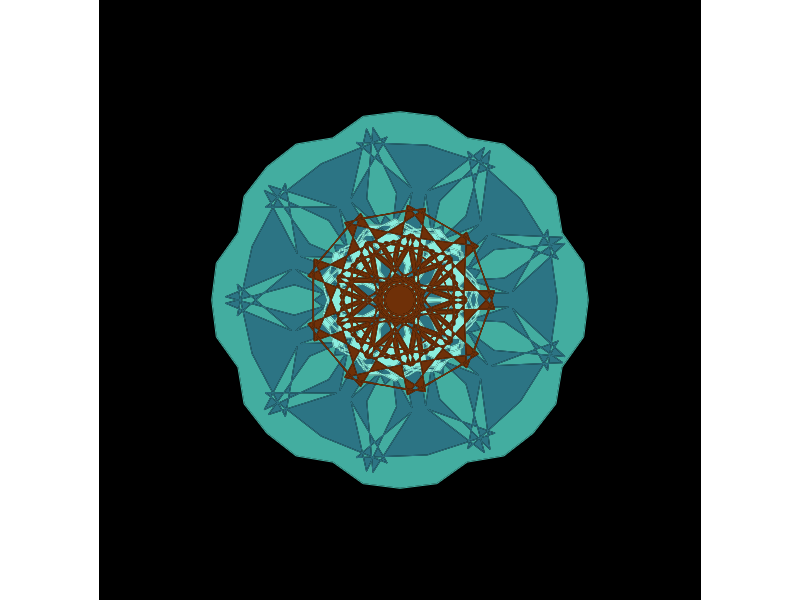

Reproduce this figure in MATLAB. (Note: this script raises an error after producing the figure.)
% ------------------------------------------
%    fractalmaker.m
%      by Shinya Yamamoto
%      last modified on 08/30/11 at AIST
%      Modified by HFK in SKKU, 2017/7/14 for tiff orignal tiff export
% ------------------------------------------
clc; clear all; close all;

fractaldirectory='/Users/prof.f/Documents/Fractal';

disp('=======================================================')
disp('                 Fractal Maker                         ')
disp('=======================================================')
disp(' ')
cd('/Users/prof.f/Documents/Fractal')
[s, mess, messid] = mkdir('fractals');
cd('rev_fractals');
%rand('twister',sum(100*clock))
rng(sum(100*clock),'twister') %seeding


for series=[1:10] % make 10 series
    cd(fractaldirectory);
    dirname=['series' num2str(series)];
    [s, mess, messid] = mkdir(dirname);
    cd(dirname);

    for stno=[0:999]
   
        kuikomisize=2;
        dekoboko=0.8;
        for typenum=[1:12] % 12 objects in one set
            ok='n';
            while ok=='n'
                numofsuperimp=4;
                fill([15,-15,-15,15],[15,15,-15,-15],[0,0,0]) %black background
                hold on
                datamat=[];
                for sup=[1:numofsuperimp]
                    numofedge= 4+round(rand*6);
                    edgesize=numofsuperimp-sup+rand;
                    numofrecursion= 2+round(rand*3);
                    fracx=edgesize*cos(2*pi*[1:numofedge]/numofedge);
                    fracy=edgesize*sin(2*pi*[1:numofedge]/numofedge);
                    GAmat=[];
                    for k=[1:1:numofrecursion]
                        mx=(fracx([2:end 1])+fracx)/2;
                        my=(fracy([2:end 1])+fracy)/2;
                        dx= fracx([2:end 1])-fracx;
                        dy= fracy([2:end 1])-fracy;
                        theta=atan(dy./dx);
                        theta(find(dx<0))=theta(find(dx<0))+pi;
                        GA=kuikomisize*(rand-dekoboko);
                        fracx2=mx+GA*sin(theta);
                        fracy2=my-GA*cos(theta);
                        fracx=[fracx;fracx2];
                        fracx=fracx(:);
                        fracx=fracx';
                        fracy=[fracy;fracy2];
                        fracy=fracy(:);
                        fracy=fracy';
                        GAmat=[GAmat;GA];
                    end
                    col=rand(1,3);
                    fill(fracx([1:end 1]),fracy([1:end 1]),col)
                    hold on
                    plot(fracx([1:end 1]),fracy([1:end 1]),'Color',col)
                    axis square
                    axis([-numofsuperimp-1 numofsuperimp+1 -numofsuperimp-1 numofsuperimp+1])
                    datamat(sup).numofedge=numofedge;
                    datamat(sup).edgesize=edgesize;
                    datamat(sup).numofrecursion=numofrecursion;
                    datamat(sup).col=col;
                    datamat(sup).GA=GAmat;
                end
                axis([-5,5 -5,5])
                %T = get(gca,'tightinset');
                %set(gca,'position',[T(1) T(2) 1-T(1)-T(3) 1-T(2)-T(4)]);
                axis off
                set(gca,'position',[0 0 1 1],'units','normalized')
                %f = gcf;
                %f.Position = [100 100 500 500]
                %ok=input('ok? (y or n)','s');
                ok='y';
            end
            %filename=['i' num2str(typenum) stimnum '.tif'];
           
            % filenames
            if stno<10
                if typenum > 9
                    stimnum=['0' num2str(stno)];
                else
                    stimnum=['00' num2str(stno)];
                end
            elseif stno<100
                stimnum=['' num2str(stno)];
            else
                stimnum=num2str(stno);
            end     
            filename=['i' num2str(typenum) stimnum '.tif'];
            filename
            
            %export large size original images
            cd(fractaldirectory)
            cd(dirname);
            [s2, mess2, messid2] = mkdir('image');
            cd('image')
            fig = gcf;
            fig.PaperUnits = 'centimeter';
            fig.PaperPosition = [0 0 20 20]; %figure size: centimeter
            print('-dtiffn','-r150',filename) %150dpi orignal tiff file
           
            %export small size tiff images
            cd(fractaldirectory)
            cd(dirname);
            [s2, mess2, messid2] = mkdir('image_small_tiff');
            cd('image_small_tiff')
            fig = gcf;
            fig.PaperUnits = 'centimeter';
            fig.PaperPosition = [0 0 2 2]; %figure size: centimeter
            print('-dtiffn','-r150',filename) %150dpi orignal tiff file
           
            %export small size images
            cd(fractaldirectory)
            cd(dirname);
            [s2, mess2, messid2] = mkdir('image_small_gif');
            cd('image_small_gif')
            fig = gcf;
            fig.PaperUnits = 'centimeter';
            fig.PaperPosition = [0 0 10 10]; %figure size: centimeter
            printgif(filename) %make the small size of gif transparent images
            
            
            % export matlab data file
            filename2=['i' num2str(typenum) stimnum];
            
            cd(fractaldirectory)
            cd(dirname);
            [s3, mess3, messid3] = mkdir('data');
            cd('data')
            eval(['save ' filename2 ' datamat stimnum typenum numofsuperimp']);
            close all
            disp(['series' num2str(series) ', set:' stimnum ', obj:' num2str(typenum)])
        end
        disp('-------------------------')
    end
end


